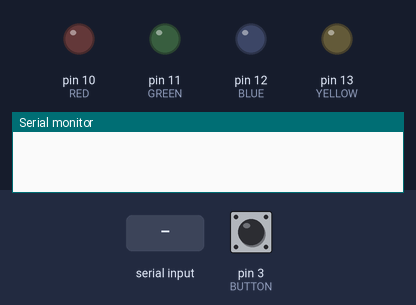
This sketch was run on a simulated Arduino Uno, built with avr-gcc and run on an emulated ATmega328P. Shown: output pins drawn as LEDs (lit = HIGH), the last lines printed to the serial monitor. The inputs (shaded band) are chosen by the test bench; at power-on: pin 3 (BUTTON) LOW.

Above: at 1.2 s.
1.3 s: "1\n" received over Serial
At 2.2 s:
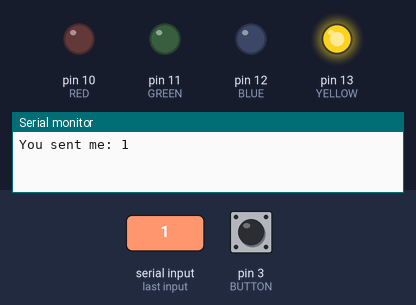
4.3 s: pin 3 (BUTTON) pulled HIGH for 0.15 s
At 5.5 s:
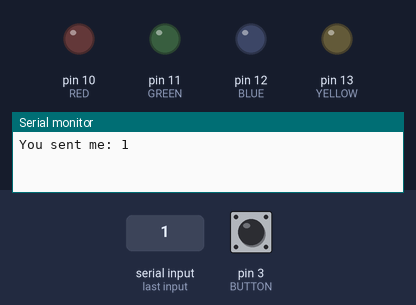
5.9 s: "3\n" received over Serial
At 6.9 s:
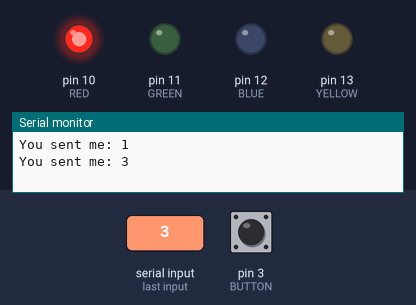
7.4 s: pin 3 (BUTTON) pulled HIGH for 1 s
At 7.9 s:
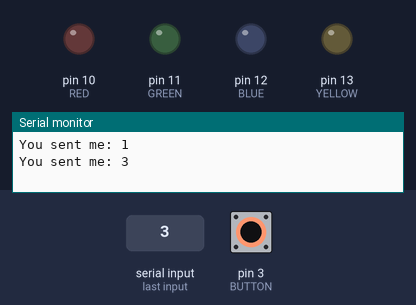
9.9 s: "4\n" received over Serial
At 11.1 s:
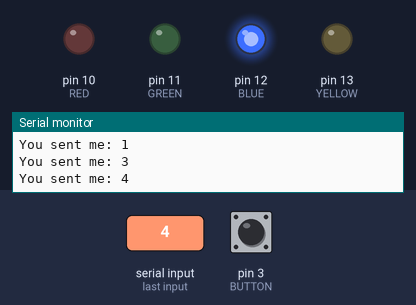
Timing chart, 0 to 12.4 s (numbered marks = the images above; inputs shaded):
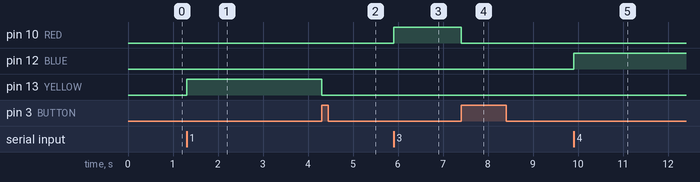

Measured:
- after the input at 1.3 s, pin 13 (YELLOW): LOW → HIGH at once
- after the input at 4.3 s, pin 13 (YELLOW): HIGH → LOW at once
- after the input at 5.9 s, pin 10 (RED): LOW → HIGH at once
- after the input at 7.4 s, pin 10 (RED): HIGH → LOW at once
- after the input at 9.9 s, pin 12 (BLUE): LOW → HIGH at once

The sketch:

serial_test.ino
```cpp
#define YELLOW 13
#define BLUE 12
#define GREEN 11
#define RED 10
#define BUTTON 3

bool flag = 0;
//char data[1];

void setup() {
  pinMode(YELLOW, OUTPUT);
  pinMode(BLUE, OUTPUT);
  pinMode(GREEN, OUTPUT);
  pinMode(RED, OUTPUT);
  pinMode(BUTTON, INPUT);
  Serial.begin(9600);
}

void loop() {

  if (digitalRead(BUTTON)) {
    flag = 0;
    clear_LEDs();
    //Serial.flush();
  }

  if (Serial.available() > 0) {

    if (flag) {
      Serial.println("Medication not yet taken.");
      Serial.readStringUntil('\n');
    } else {
      flag = 1;

      String data = Serial.readStringUntil('\n');
      //Serial.readBytes(data, 1);
      Serial.print("You sent me: ");
      //Serial.println(data[0]);
      Serial.println(data);

      clear_LEDs();

      // switch ((int)data[0]) {
      //   case (int)'1':
      //     digitalWrite(YELLOW, HIGH);
      //     break;
      //   case (int)'2':
      //     digitalWrite(BLUE, HIGH);
      //     break;
      //   case (int)'3':
      //     digitalWrite(GREEN, HIGH);
      //     break;
      //   case (int)'4':
      //     digitalWrite(RED, HIGH);
      //     break;
      //   default:
      //     break;
      // }

      if (data == "1") {
        digitalWrite(YELLOW, HIGH);
      } else if (data == "2") {
        digitalWrite(GREEN, HIGH);
      } else if (data == "3") {
        digitalWrite(RED, HIGH);
      } else if (data == "4") {
        digitalWrite(BLUE, HIGH);
      }

    }

  }

}

void clear_LEDs() {
  digitalWrite(YELLOW, LOW);
  digitalWrite(BLUE, LOW);
  digitalWrite(GREEN, LOW);
  digitalWrite(RED, LOW);
}
```
